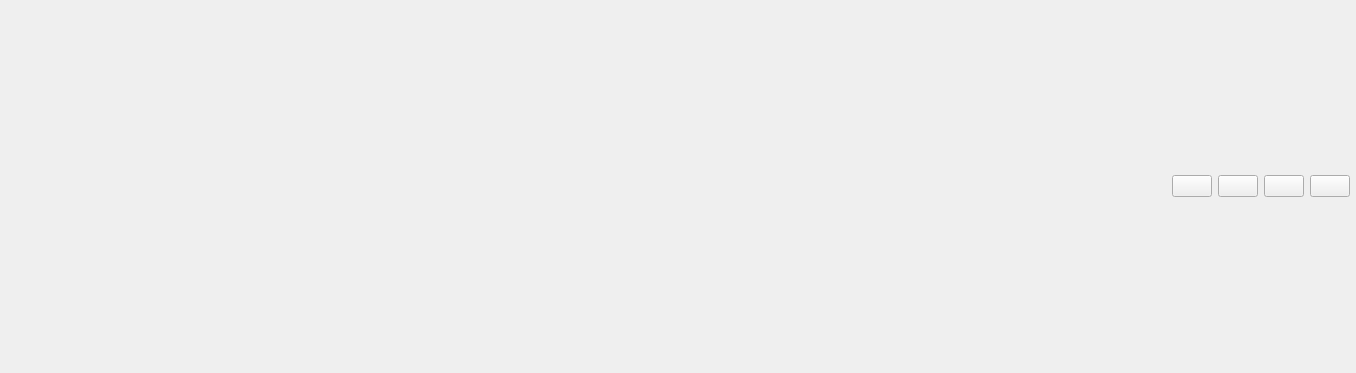
<?xml version="1.0" encoding="UTF-8"?>
<ui version="4.0">
 <class>CustomTitleClass</class>
 <widget class="QWidget" name="CustomTitleClass">
  <property name="geometry">
   <rect>
    <x>0</x>
    <y>0</y>
    <width>1356</width>
    <height>373</height>
   </rect>
  </property>
  <property name="sizePolicy">
   <sizepolicy hsizetype="Preferred" vsizetype="Fixed">
    <horstretch>0</horstretch>
    <verstretch>0</verstretch>
   </sizepolicy>
  </property>
  <property name="windowTitle">
   <string>CustomTitle</string>
  </property>
  <layout class="QHBoxLayout" name="horizontalLayout">
   <property name="leftMargin">
    <number>6</number>
   </property>
   <property name="topMargin">
    <number>0</number>
   </property>
   <property name="rightMargin">
    <number>6</number>
   </property>
   <property name="bottomMargin">
    <number>0</number>
   </property>
   <item>
    <widget class="QLabel" name="logoLab">
     <property name="text">
      <string/>
     </property>
    </widget>
   </item>
   <item>
    <widget class="QLabel" name="appNameLab">
     <property name="textFormat">
      <enum>Qt::AutoText</enum>
     </property>
     <property name="alignment">
      <set>Qt::AlignLeading|Qt::AlignLeft|Qt::AlignVCenter</set>
     </property>
    </widget>
   </item>
   <item>
    <spacer name="horizontalSpacer">
     <property name="orientation">
      <enum>Qt::Horizontal</enum>
     </property>
     <property name="sizeHint" stdset="0">
      <size>
       <width>40</width>
       <height>20</height>
      </size>
     </property>
    </spacer>
   </item>
   <item>
    <widget class="QPushButton" name="settingsBtn">
     <property name="enabled">
      <bool>true</bool>
     </property>
     <property name="sizePolicy">
      <sizepolicy hsizetype="Fixed" vsizetype="Fixed">
       <horstretch>0</horstretch>
       <verstretch>0</verstretch>
      </sizepolicy>
     </property>
     <property name="text">
      <string/>
     </property>
    </widget>
   </item>
   <item>
    <widget class="QPushButton" name="minBtn">
     <property name="sizePolicy">
      <sizepolicy hsizetype="Fixed" vsizetype="Fixed">
       <horstretch>0</horstretch>
       <verstretch>0</verstretch>
      </sizepolicy>
     </property>
     <property name="text">
      <string/>
     </property>
    </widget>
   </item>
   <item>
    <widget class="QPushButton" name="maxBtn">
     <property name="sizePolicy">
      <sizepolicy hsizetype="Fixed" vsizetype="Fixed">
       <horstretch>0</horstretch>
       <verstretch>0</verstretch>
      </sizepolicy>
     </property>
     <property name="text">
      <string/>
     </property>
    </widget>
   </item>
   <item>
    <widget class="CloseButton" name="closeBtn">
     <property name="sizePolicy">
      <sizepolicy hsizetype="Fixed" vsizetype="Fixed">
       <horstretch>0</horstretch>
       <verstretch>0</verstretch>
      </sizepolicy>
     </property>
     <property name="styleSheet">
      <string notr="true"/>
     </property>
    </widget>
   </item>
  </layout>
 </widget>
 <layoutdefault spacing="6" margin="11"/>
 <customwidgets>
  <customwidget>
   <class>CloseButton</class>
   <extends>QPushButton</extends>
   <header>closebutton.h</header>
  </customwidget>
 </customwidgets>
 <resources>
  <include location="previewscene.qrc"/>
 </resources>
 <connections/>
</ui>
